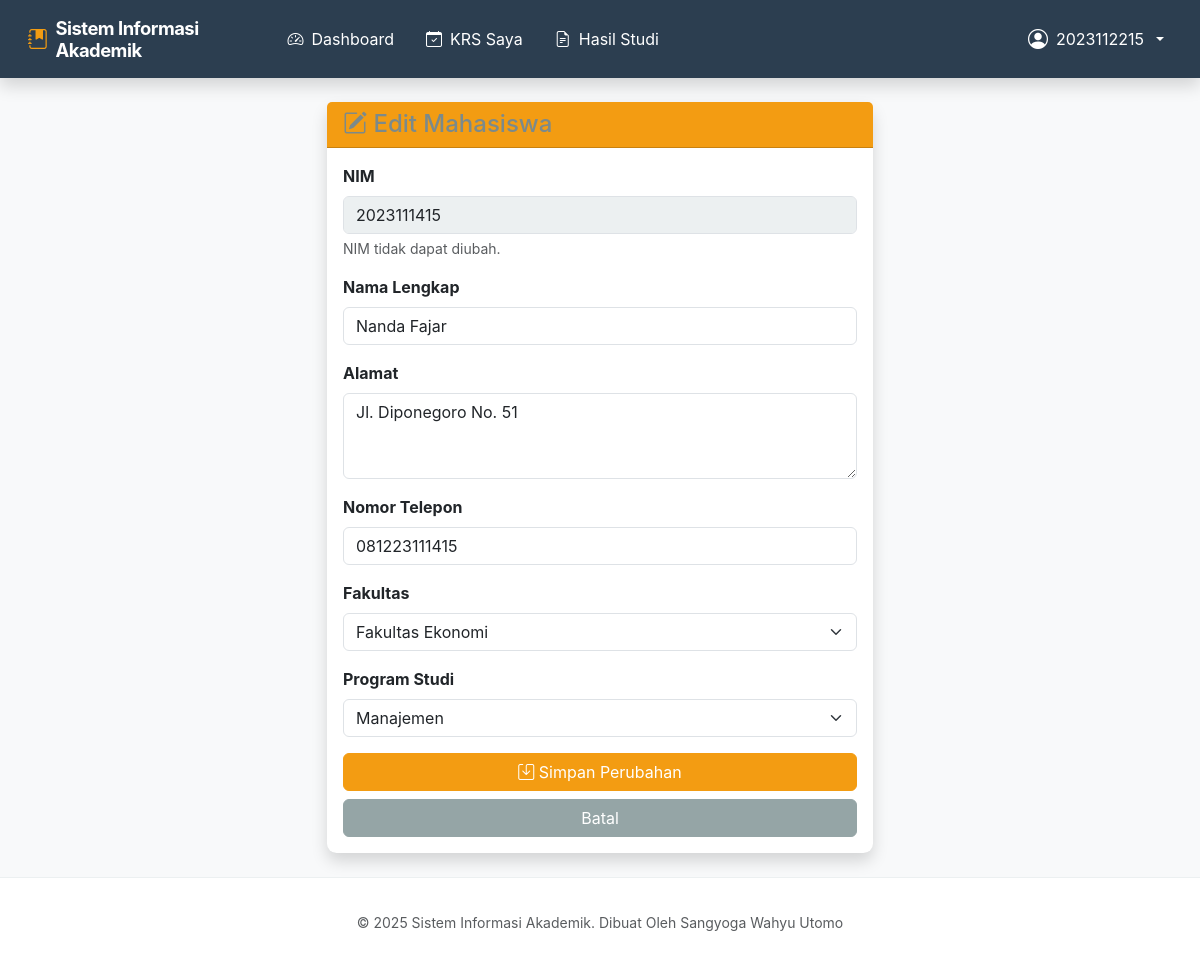
The page /mahasiswa/edit/2023111415 (signed in) on the database its author committed.
### tables this page shows
CREATE TABLE tbMahasiswa (
            nim TEXT PRIMARY KEY, 
            nama TEXT NOT NULL, 
            alamat TEXT,
            prodi TEXT,
            fakultas TEXT
        , telepon TEXT);

### routes/admin.py (the view, shortened to what this page needs)
@admin_bp.route('/mahasiswa/edit/<nim>', methods=['GET', 'POST'])
def edit_mahasiswa(nim):
    if not session.get('logged_in'): return redirect(url_for('auth.login'))
    conn = get_db()
    data = repo.cari_by_nim(conn, nim)
    if not data: return redirect(url_for('mahasiswa.daftar_mahasiswa'))
    daftar_prodi = repo.ambil_daftar_prodi(conn)
    daftar_fakultas = repo.ambil_daftar_fakultas(conn)
    return render_template('edit_mahasiswa.html',
                          mhs=data,
                          daftar_prodi=daftar_prodi,
                          daftar_fakultas=daftar_fakultas)

### app.py (called while the page is built, shortened)
@app.context_processor
def inject_totals():
    return dict(nav_total_pending=0)

@app.teardown_appcontext
def close_connection(exception):
    repo.close_connection(exception)

### repository.py (called while the page is built)
def get_db():
    db = getattr(g, '_database', None)
    if db is None:
        db = g._database = sqlite3.connect(DATABASE_NAME)
        db.row_factory = sqlite3.Row
    return db

def close_connection(exception):
    db = getattr(g, '_database', None)
    if db is not None:
        db.close()

def cari_by_nim(conn, nim):
    cursor = conn.cursor()
    cursor.execute("SELECT * FROM tbMahasiswa WHERE nim=?", (nim,))
    return cursor.fetchone()

def ambil_daftar_prodi(conn):
    cursor = conn.cursor()
    cursor.execute('SELECT DISTINCT prodi FROM tbMatakuliah WHERE prodi != "Umum" ORDER BY prodi')
    return [row[0] for row in cursor.fetchall()]

def ambil_daftar_fakultas(conn):
    cursor = conn.cursor()
    cursor.execute('SELECT DISTINCT fakultas FROM tbMahasiswa WHERE fakultas IS NOT NULL ORDER BY fakultas')
    result = [row[0] for row in cursor.fetchall()]
    if not result:
        return ['Fakultas Teknik', 'Fakultas Ekonomi', 'Fakultas Sastra', 'Fakultas Hukum']
    return result

### routes/general.py (called while the page is built)
def get_db():
    return repo.get_db()

### templates/edit_mahasiswa.html (shortened to what this page needs)
{% extends 'base.html' %}
{% block content %}
<div class="row justify-content-center">
    <div class="col-md-6">
        <div class="card shadow">
            <div class="card-header bg-warning text-dark">
                <h4 class="mb-0"><i class="bi bi-pencil-square"></i> Edit Mahasiswa</h4>
            </div>
            <div class="card-body">
                <form method="POST">
                    <div class="mb-3">
                        <label class="form-label fw-bold">NIM</label>
                        <input type="text" class="form-control" value="{{ mhs['nim'] }}" disabled readonly>
                        <div class="form-text">NIM tidak dapat diubah.</div>
                    </div>
                    <div class="mb-3">
                        <label class="form-label fw-bold">Nama Lengkap</label>
                        <input type="text" name="nama" class="form-control" value="{{ mhs['nama'] }}" required>
                    </div>
                    <div class="mb-3">
                        <label class="form-label fw-bold">Alamat</label>
                        <textarea name="alamat" class="form-control" rows="3" required>{{ mhs['alamat'] }}</textarea>
                    </div>
                    <div class="mb-3">
                        <label class="form-label fw-bold">Nomor Telepon</label>
                        <input type="text" name="telepon" class="form-control" value="{{ mhs['telepon'] or '' }}"
                            required>
                    </div>
                    <div class="mb-3">
                        <label class="form-label fw-bold">Fakultas</label>
                        <select name="fakultas" id="fakultas" class="form-select" required onchange="updateProdi()">
                            {% for fakultas in daftar_fakultas %}
                            <option value="{{ fakultas }}" {% if mhs['fakultas']==fakultas %}selected{% endif %}>
                                {{ fakultas }}
                            </option>
                            {% endfor %}
                        </select>
                    </div>
                    <div class="mb-3">
                        <label class="form-label fw-bold">Program Studi</label>
                        <select name="prodi" id="prodi" class="form-select" required>
                            <option value="{{ mhs['prodi'] }}" selected>{{ mhs['prodi'] }}</option>
                        </select>
                    </div>
                    <div class="d-grid gap-2">
                        <button type="submit" class="btn btn-warning">
                            <i class="bi bi-save"></i> Simpan Perubahan
                        </button>
                        <a href="{{ url_for('mahasiswa.daftar_mahasiswa') }}" class="btn btn-secondary">Batal</a>
                    </div>
                </form>
            </div>
        </div>
    </div>
</div>
{% endblock %}

### static/css/style.css (style rules this page uses)
:root { --bs-primary: #2c3e50; --bs-success: #18bc9c; --bs-info: #3498db; --bs-danger: #e74c3c; }
.card { transition: transform 0.2s ease, box-shadow 0.2s ease; border-radius: 0.6rem; border: none; }
body { background-color: #f8f9fa; display: flex; flex-direction: column; min-height: 100vh; font-family: 'Inter', -apple-system, BlinkMacSystemFont, "Segoe UI", Roboto, Helvetica, Arial, sans-serif; }
.btn-warning { color: white !important; }

### rows shown on the page
tbMahasiswa: nim "2023111415", nama "Nanda Fajar", alamat "Jl. Diponegoro No. 51", telepon "081223111415", fakultas "Fakultas Ekonomi", prodi "Manajemen"

### other values the page prints
{{ session.get('username') }} "2023112215"
